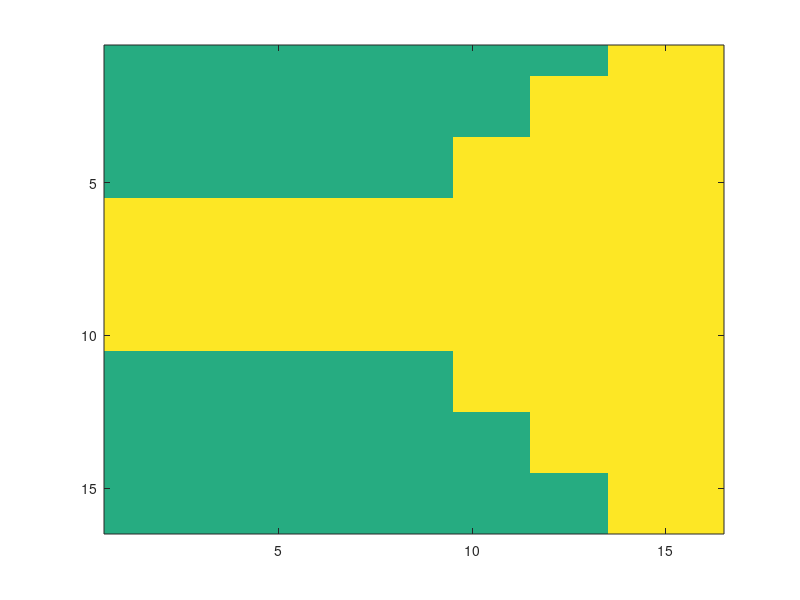

Write MATLAB code to recreate this figure.
clc
clear all
close all

block_size=16;
block_cnt=32;

snake_color=234;
food_color=10;
back_color=40;


snake_head_color=snake_color;
snake_ring_eye_color=23;
snake_eye_color=46;
snake_nose_color=46;
snake_tail_color=snake_color;


head_box=ones(block_size,block_size)*snake_head_color;
head_box(1:2,8:12)=snake_ring_eye_color;
head_box(end-1:end,8:12)=snake_ring_eye_color;
head_box(1,8:11)=snake_eye_color;
head_box(end,8:11)=snake_eye_color;


head_box(6,1)=snake_nose_color;
head_box(10,1)=snake_nose_color;


tail_box=ones(block_size,block_size)*back_color;
tail_box(:,14:end)=snake_color;
tail_box(2:end-2,12:end-2)=snake_color;
tail_box(4:end-4,10:end-4)=snake_color;
tail_box(6:end-6,1:end-6)=snake_color;

image(tail_box);
